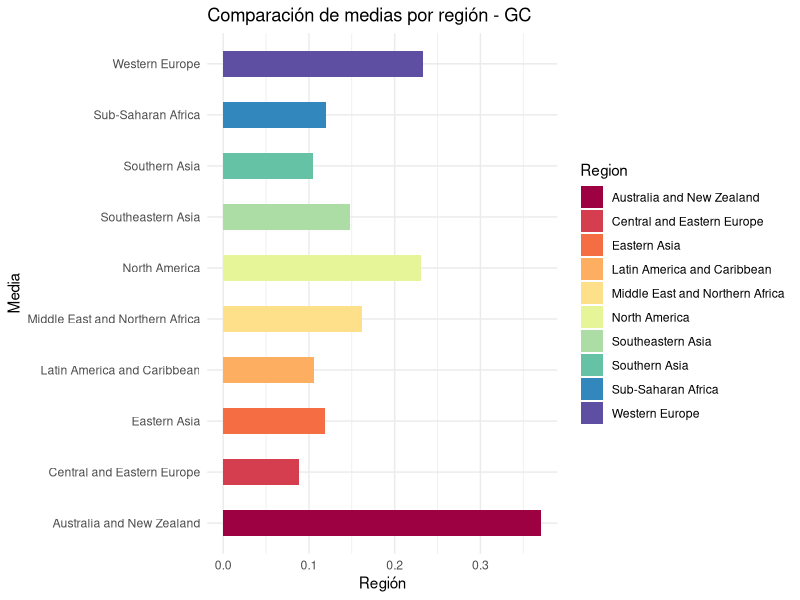
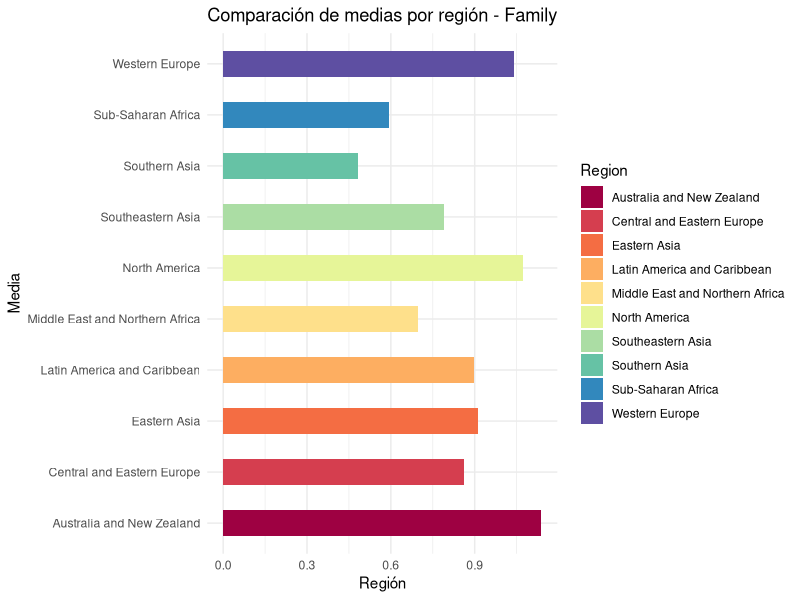
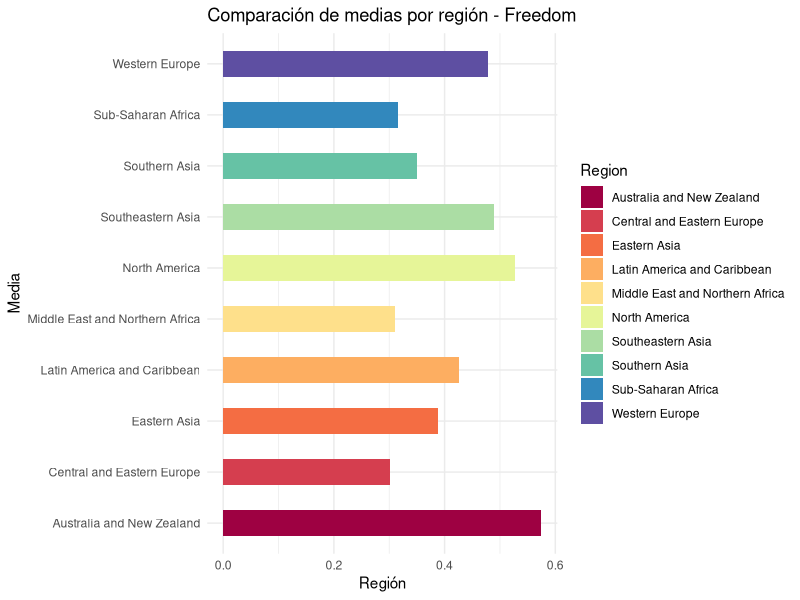
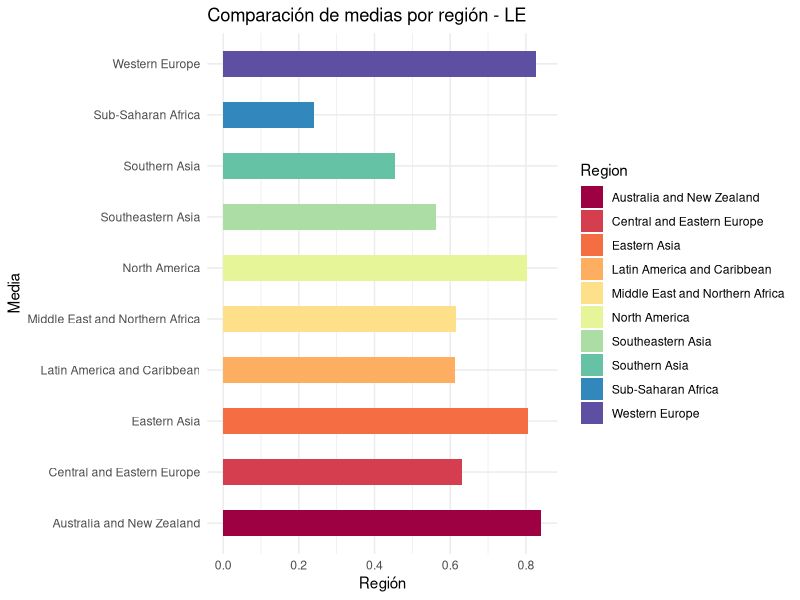
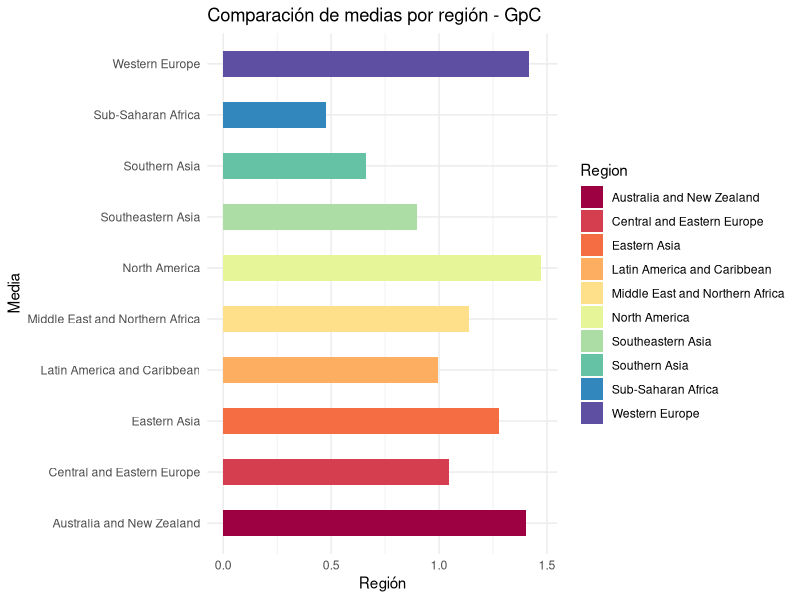
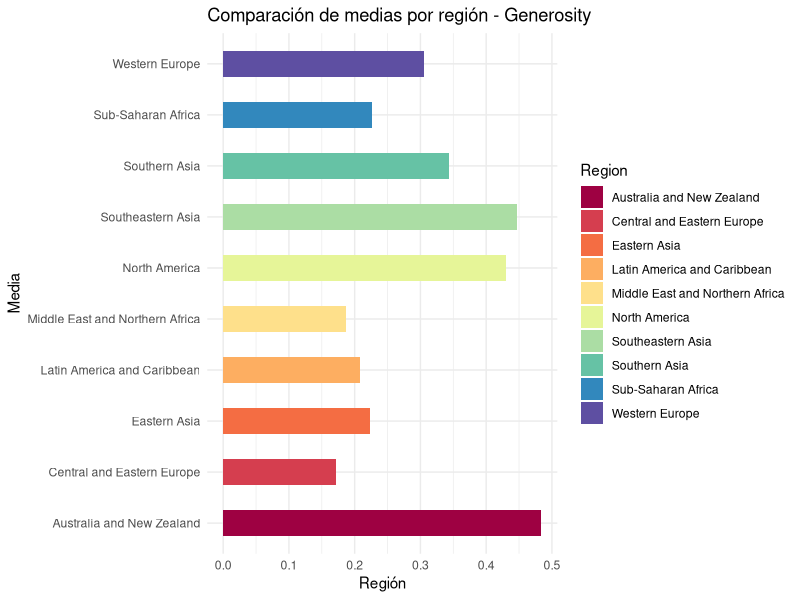
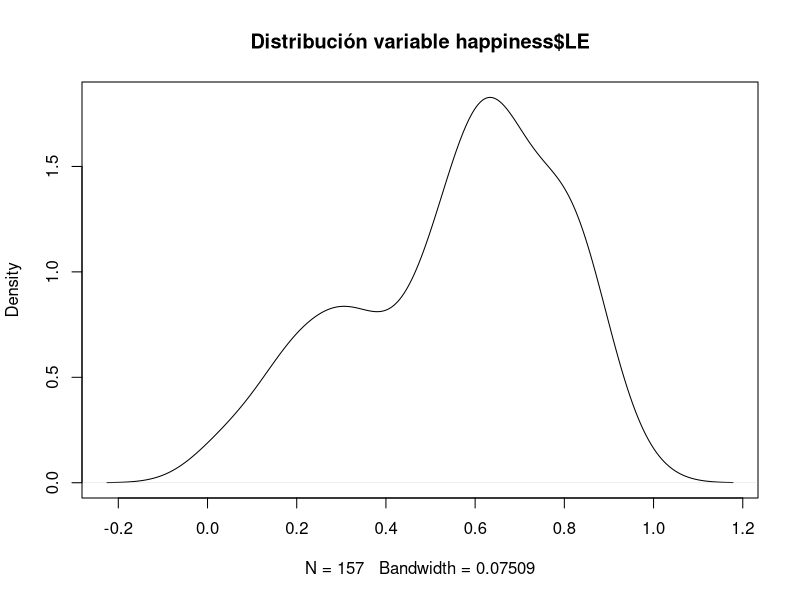
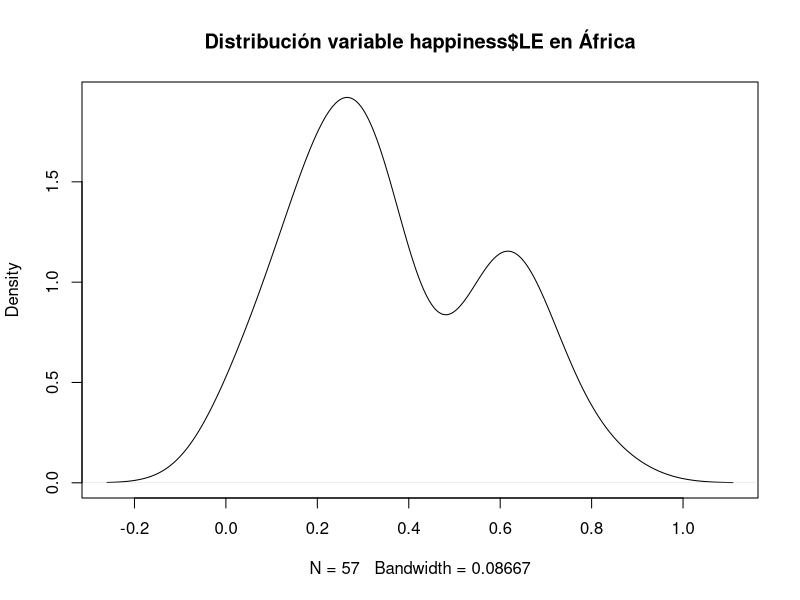

Reproduce these figures in R, in order.
## ---- chunk 1
# Eliminamos todos los comentarios de las chunks.
knitr::opts_chunk$set(comment=NA)
## ---- chunk 2
happiness <- read.csv('Happiness-clean.csv')
## ---- chunk 3
if(!require('dplyr')) install.packages('dplyr'); library('dplyr')
if (!require('ggplot2')) install.packages('ggplot2'); library('ggplot2')
if (!require('tidyr')) install.packages('tidyr'); library('tidyr')
if (!require('gridExtra')) install.packages('gridExtra'); library('gridExtra')
if (!require('RColorBrewer')) install.packages('RColorBrewer)'); library('RColorBrewer')
## ---- chunk 4
medias <- happiness %>%
  group_by(Region) %>%
  summarise(GpC = mean(GpC),
            LE = mean(LE),
            Freedom = mean(Freedom),
            Family = mean(Family),
            GC = mean(GC),
            Generosity = mean(Generosity))
## ---- chunk 5
# Creamos un vector con las diferentes variables que nos interesan.
variables <- c("GpC", "Family", "Freedom", "Generosity", "LE", "GC")

graficos <- list()

for (variable in variables) {
  grafico <- ggplot(medias, aes_string(x = variable, y = "Region", fill = "Region")) +
    geom_bar(stat = "identity", width = 0.5) +
    labs(title = paste("Comparación de medias por región -", variable),
         x = "Región", y = "Media") +
    theme_minimal() +
    scale_fill_brewer(palette = "Spectral")
  
    graficos[[variable]] <- grafico
}
## ---- chunk 6
summary(happiness$GC)
## ---- chunk 7
graficos$GC
## ---- chunk 8
summary(happiness$Family)
## ---- chunk 9
graficos$Family
## ---- chunk 10
summary(happiness$Freedom)
## ---- chunk 11
graficos$Freedom
## ---- chunk 12
summary(happiness$LE)
## ---- chunk 13
graficos$LE
## ---- chunk 14
summary(happiness$GpC)
## ---- chunk 15
graficos$GpC
## ---- chunk 16
summary(happiness$Generosity)
## ---- chunk 17
graficos$Generosity
## ---- chunk 18
# Usamos lower.tail = FALSE para referirnos solo a los valores que tenga a su derecha.
tabla1 <- c(1, "Análisis descriptivo", "Análizamos las medias de cada variable para cada región", "A grandes rasgos podemos afirmar que las regiones con medias más altas para casi todas las variables son Australia y Nueva Zelanda, seguido de Norte América y Europa del Oeste.")
## ---- chunk 19
IC <- function(x, confianza = 0.95) {
n <- length(x)
media <- mean(x)
err_est <- sd(x) / sqrt(n)
# el valor crítico será la función qt para 
valor_critico <- qt((1 - confianza) / 2, n - 1)
limite_inferior <- media - valor_critico * err_est
limite_superior <- media + valor_critico * err_est
return(c(limite_inferior, limite_superior))
}
## ---- chunk 20
IC_LE <- IC(happiness$LE)
IC_LE
## ---- chunk 21
plot(density(happiness$LE), main = "Distribución variable happiness$LE")
## ---- chunk 22
summary(happiness$LE)
## ---- chunk 23
# Usamos lower.tail = FALSE para referirnos solo a los valores que tenga a su derecha.
tabla2 <- c(2, "IC 95% LE", "Realizamos un estudio del intervalo de confianza de la esperanza de vida (LE) al 95% de confianza.", "Como podemos observar en el gráfico y con la función `summary()`, la media de la variable LE se encuentra en el 0.5576, se trataría de una distribución normal por el metodo del límite central ya que la muestra empieza a ser suficiente suficientemente grande (n = 157). En cuanto al intervalo de confianza al 95% de significación, la media poblacional se encontraría dentro del rango (0.5214632, 0.5937748). Por encima y por debajo de este rango es considerado zona de rechazo.")
## ---- chunk 24
# Utilizamos el operador %in% ya que nos facilita mucho la vida.
happiness$Continent[happiness$Region %in% c("Central and Eastern Europe", "Western Europe")] <- "Europe"
happiness$Continent[happiness$Region %in% c("Latin America and Caribbean", "North America")] <- "America"
happiness$Continent[happiness$Region %in% c("Southeastern Asia", "Southern Asia", "Eastern Asia")] <- "Asia"
happiness$Continent[happiness$Region %in% c("Sub-Saharan Africa", "Middle East and Northern Africa")] <- "Africa"
happiness$Continent[happiness$Region == "Australia and New Zealand"] <- "Oceania"
## ---- chunk 25
IC_LE_Africa <- IC(happiness$LE[happiness$Continent == "Africa"])
IC_LE_Africa
## ---- chunk 26
plot(density(happiness$LE[happiness$Continent == "Africa"]), main = "Distribución variable happiness$LE en África")
## ---- chunk 27
summary(happiness$LE[happiness$Continent == "Africa"])
## ---- chunk 28
IC_LE_Europe <- IC(happiness$LE[happiness$Continent == "Europe"])
IC_LE_Europe
## ---- chunk 29
plot(density(happiness$LE[happiness$Continent == "Europe"]), main = "Distribución variable happiness$LE en África")
## ---- chunk 30
summary(happiness$LE[happiness$Continent == "Europe"])
## ---- chunk 31
IC_LE_Africa_98 <- IC(happiness$LE[happiness$Continent == "Africa"], confianza = 0.98)
IC_LE_Africa_98
## ---- chunk 32
IC_LE_Europe_98 <- IC(happiness$LE[happiness$Continent == "Europe"], confianza = 0.98)
IC_LE_Europe_98
## ---- chunk 33
# Usamos lower.tail = FALSE para referirnos solo a los valores que tenga a su derecha.
tabla3 <- c(3, "IC 95% y 98% LE África y Europa", paste("IC LE Europa al 95% = ", IC_LE_Europe[1], ",", IC_LE_Europe[2], " , IC LE Europa al 98% = ", IC_LE_Europe_98[1],",", IC_LE_Europe_98[2], " , IC LE África al 95% = ", IC_LE_Africa[1],",",IC_LE_Africa[2], " , IC LE AFRICA al 98% = ", IC_LE_Africa_98[1],",",IC_LE_Africa_98[2]), "Como podemos observar las diferencias son abismales con el nivel de significación al 95%, mientras que en África nuestro IC está entre el (0.3080331, 0.4227554) con una media muestral de 0.3654. En Europa nuestro iC está en el rango (0.6801832,  0.7460968), con una media muestral de 0.713. En este sentido podemos decir que la variable LE en ambas regiones difiere significativamente teniendo una media muestral más elevada en Europa que en África. En el caso del nivel de confianza al 98% podemos ver que las diferencias siguen siendo abismales. En este caso, como el nivel de confianza es del 98%, el intervalo se ha ampliado en ambos casos, esto se debe a que el área de rechazo se hace más pequeña, y por lo tanto, debemos incluir más casos en el rango de aceptación.")
## ---- chunk 34
media_EU <- mean(happiness$LE[happiness$Continent == "Europe"])
sd_EU <- sd(happiness$LE[happiness$Continent == "Europe"])
media_AF <- mean(happiness$LE[happiness$Continent == "Africa"])
sd_AF <- sd(happiness$LE[happiness$Continent == "Africa"])
n_EU <- length(happiness$LE[happiness$Continent == "Europe"])
n_AF <- length(happiness$LE[happiness$Continent == "Africa"])
## ---- chunk 35
t_obs4<- (media_EU - media_AF) / sqrt((sd_EU^2 / n_EU) + (sd_AF^2 / n_AF))
t_obs4
## ---- chunk 36
grados_libertad4 <- ((sd_EU^2/n_EU + sd_AF^2/n_AF)^2)/((sd_EU^2/n_EU)^2/(n_EU-1) + (sd_AF^2/n_AF)^2/(n_AF-1))
grados_libertad4
## ---- chunk 37
# El 0.02 representa el nivel de significación del contraste.
valor_critico4 <- qt(1-0.02, grados_libertad4)
valor_critico4
## ---- chunk 38
# Usamos lower.tail = FALSE para referirnos solo a los valores que tenga a su derecha.
p_valor4 <- pt(t_obs4, grados_libertad4, lower.tail = FALSE)
p_valor4
## ---- chunk 39
# Usamos lower.tail = FALSE para referirnos solo a los valores que tenga a su derecha.
resultado4 <- c(p_valor4, t_obs4, valor_critico4)
tabla4 <- c(4, "La esperanza de vida en Europa es significativamente mayor que en África al 98 de confianza?", paste("p valor = ", resultado4[1], " , valor observado = ", resultado4[2], "valor crítico = ", resultado4[3] ), "Como podemos observar el p-valor es extramadamente bajo, lo que nos indica que podemos rechazar la hipótesis nula y aceptar la hipótesis alternativa. Por lo tanto podemos afirmar con cierta firmeza que la esperanza de vida en Europa es significativamente mayor que en África al 98% de confianza.")
## ---- chunk 40
Family_WestEurope <- happiness$Family[happiness$Region == "Western Europe"]
Family_SouthAsia <- happiness$Family[happiness$Region == "Southern Asia"]
# Aplicamos el test wilcoxon
wilcox <- wilcox.test(Family_SouthAsia, Family_WestEurope, alternative = "two.sided", conf.level = 0.95, conf.int = TRUE)
resultado5 <- c(p_value = wilcox$p.value, valor_observado = wilcox$statistic)
## ---- chunk 41
# Usamos lower.tail = FALSE para referirnos solo a los valores que tenga a su derecha.
tabla5 <- c(5, "Existen diferencias significativas en el valor de Family entre las regiones Southern Asia y Western Europe con un nivel de confianza del 95?", paste("p_value = ", resultado5[1], ", obs = ", resultado5[2]) , "Como podemos observar en el resultado de la función `wilcox.test()` uno de los valores que nos devuelve es el p-valor (5.067e-05). Como podemos comprobar se trata de un valor muy pequeño,  lo que nos indica que hay suficiente evidencia estadística para rechazar la hipotesis nula. 
Por lo tanto podriamos decir que hay diferencias significativas en el valor de Family entre las regiones Southern Asia y Western Europe.")
## ---- chunk 42
# Para el dataset happiness, filtramos por la columna continent y su valor y generamos un summarize de la suma de paises con HS inferior a 6 y lo dividimos por el total de registros.
proporcion_asia <- happiness %>%
  filter(Continent == "Asia") %>%
  summarize(proporcion = sum(HS < 6) / n())

proporcion_africa <- happiness %>%
  filter(Continent == "Africa") %>%
  summarize(proporcion = sum(HS < 6) / n())

proporcion_asia
proporcion_africa
## ---- chunk 43
n1p1 <- sum(happiness %>% filter(Continent == "Asia") %>% select(HS) < 6)
n2p2 <- sum(happiness %>% filter(Continent == "Africa") %>% select(HS) < 6)
n1 <- length(happiness$HS[happiness$Continent == "Asia"])
n2 <- length(happiness$HS[happiness$Continent == "Africa"])

p_hat <- (n1p1 + n2p2) / (n1+n2)
## ---- chunk 44
asia <- filter(happiness, Continent == "Asia")
africa <- filter(happiness, Continent == "Africa")
z <- (proporcion_asia - proporcion_africa) / sqrt(p_hat * (1 - p_hat) * (1/length(happiness$HS[happiness$Continent == "Asia"]) + 1/length(happiness$HS[happiness$Continent == "Africa"])))

z <- as.numeric(z)

z
## ---- chunk 45
p_valor6 <- pnorm(z)
alpha <- 0.05
valor_critico <- qnorm(alpha)
# ponemos en un vector los resultados que nos interesan, el p-valor, z (resultado del estadístico y valor observado y, por último, el valor crítico)
resultados_6 <- c(p_valor = p_valor6, valor_observado = z, valor_critico = valor_critico)
resultados_6
## ---- chunk 46
# Usamos lower.tail = FALSE para referirnos solo a los valores que tenga a su derecha.
tabla6 <- c(6, "Existen diferencias significativas en el valor de Family entre las regiones Southern Asia y Western Europe con un nivel de confianza del 95?", paste("p valor = ", resultados_6[1], " ,valor observado = ", resultados_6[2], " ,valor_critico = ", resultados_6[3]) , "El p-valor es de 0.248, lo que significa que la probabilidad de obtener una diferencia en las proporciones muestrales es del 2.48%. Así, como el p-valor es menor que el nivel de significación del ejercicio (0.05), rechazamos la hipótesis nula y podemos afirmar que hay evidencia estadística para decir que la proporción de países con un valor de HS inferior a 6 es menor en los países de Asia en comparación con los países de Africa.")
## ---- chunk 47
library(knitr)
library(kableExtra)
## ---- chunk 48
# Creamos el dataframe a partir de todos los vectores de preprocesamiento que hemos ido creando a lo largo del rmd.
matrix <- rbind(tabla1, tabla2, tabla3, tabla4, tabla5, tabla6)

resumen_preprocesamiento <- as.data.frame(matrix, row.names=FALSE)
## ---- chunk 49

tabla_resumen <- kable(resumen_preprocesamiento, caption ="Resumen del preprocesamiento",  col.names = c("Apartado", "Pregunta", "Resultado", "Conclusion")) %>%
  column_spec(2:3, width = "22em") %>%
  kable_styling(latex_options = c("HOLD_position"))

tabla_resumen
